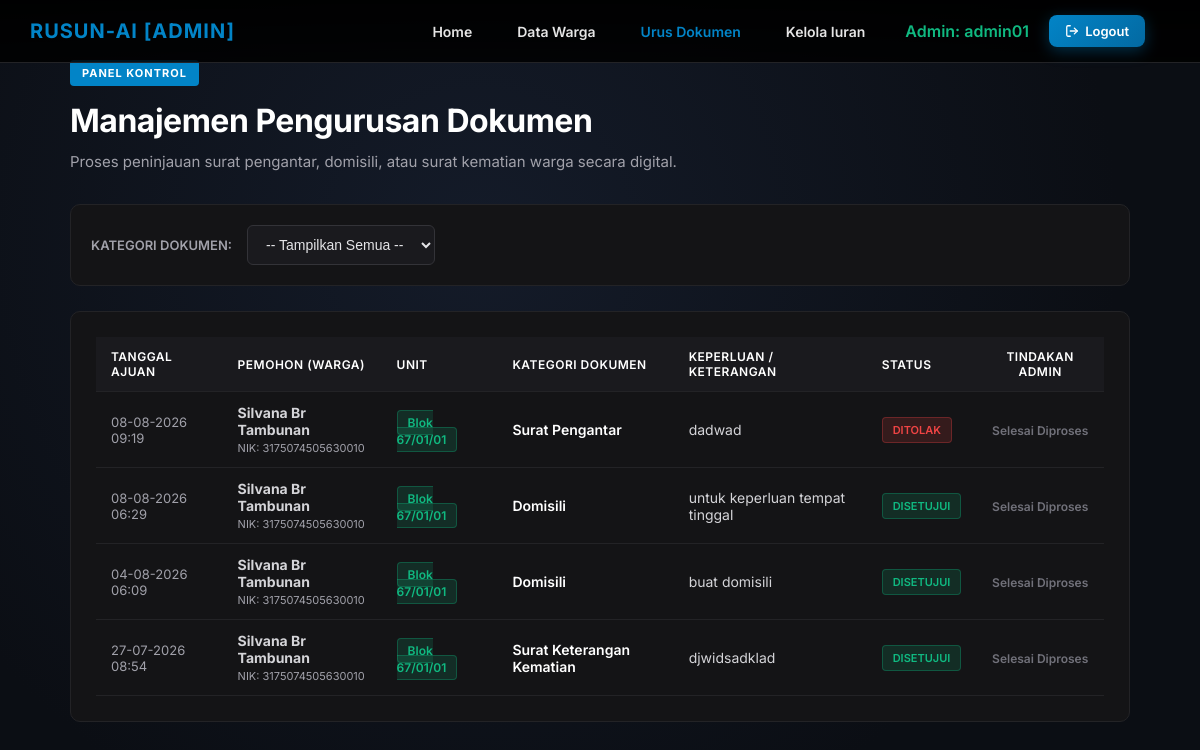
/admin_surat.php (signed in), run on the app's committed database.
### tables this page shows
CREATE TABLE `surat_pengantar` (
  `id_surat` int(11) NOT NULL,
  `id_warga` int(11) NOT NULL,
  `jenis_surat` varchar(100) NOT NULL,
  `keperluan` text NOT NULL,
  `status_pengajuan` enum('Pending','Disetujui','Ditolak') DEFAULT 'Pending',
  `tanggal_ajuan` timestamp NOT NULL DEFAULT current_timestamp()
);

CREATE TABLE `warga` (
  `id` int(11) NOT NULL,
  `nik` varchar(25) DEFAULT NULL,
  `no_kk` varchar(16) DEFAULT NULL,
  `nama` varchar(100) DEFAULT NULL,
  `nama_panggilan` varchar(50) DEFAULT NULL,
  `tempat_lahir` varchar(100) DEFAULT NULL,
  `tanggal_lahir` date DEFAULT NULL,
  `jenis_kelamin` enum('Laki-laki','Perempuan') NOT NULL,
  `agama` varchar(30) DEFAULT NULL,
  `pekerjaan` varchar(50) DEFAULT NULL,
  `no_hp` varchar(15) DEFAULT NULL,
  `alamat` varchar(100) DEFAULT NULL,
  `status_tinggal` varchar(100) DEFAULT NULL
);

### admin_surat.php (the view, shortened to what this page needs)
<?php
include 'koneksi.php';
$filter_jenis = isset($_GET['jenis_surat']) ? $_GET['jenis_surat'] : 'Semua';
$query_surat = "SELECT s.*, w.nama, w.nik, w.alamat
                FROM surat_pengantar s
                JOIN warga w ON s.id_warga = w.id";
$query_surat .= " ORDER BY s.tanggal_ajuan DESC";
$result_surat = $conn->query($query_surat);
?>
<!DOCTYPE html>
<html lang="id">
<head>
    <link rel="stylesheet" href="style.css">
</head>
<body>
<div class="navbar">
    <div class="navbar-menu-row" style="display: flex; justify-content: space-between; align-items: center; padding: 15px 30px; border-bottom: 1px solid #232326;">
        <div class="brand" style="font-weight: 700; font-size: 20px; text-transform: uppercase;">Rusun-AI [ADMIN]</div>
        <div class="menu" style="display: flex; align-items: center;">
            <a href="index_admin.php">Home</a>
            <a href="warga.php" style="margin-left: 20px;">Data Warga</a>
            <a href="admin_surat.php" class="active" style="margin-left: 20px;">Urus Dokumen</a>
            <a href="admin_iuran.php" style="margin-left: 20px;">Kelola Iuran</a>
            <span style="color: #10b981; font-weight: 600; margin-left: 15px;">Admin: <?php echo htmlspecialchars($_SESSION['username']); ?></span>
            <a href="logout.php" class="btn-logout">
                <svg width="14" height="14" viewBox="0 0 24 24" fill="none" stroke="currentColor" stroke-width="2.2" stroke-linecap="round" stroke-linejoin="round"><path d="M9 21H5a2 2 0 0 1-2-2V5a2 2 0 0 1 2-2h4"></path><polyline points="16 17 21 12 16 7"></polyline><line x1="21" y1="12" x2="9" y2="12"></line></svg>
                Logout
            </a>
        </div>
    </div>
</div>
<div class="container" style="padding-top: 40px; padding-bottom: 40px;">
    <div class="main-content">
        <div class="badge">Panel Kontrol</div>
        <h1>Manajemen Pengurusan Dokumen</h1>
        <p class="description">
            Proses peninjauan surat pengantar, domisili, atau surat kematian warga secara digital.
        </p>
        <div class="filter-box">
            <form method="GET" action="" style="display: flex; gap: 15px; align-items: center; width: 100%;">
                <label>Kategori Dokumen:</label>
                <select name="jenis_surat" class="select-custom" onchange="this.form.submit()">
                    <option value="Semua" <?php if($filter_jenis == 'Semua') echo 'selected'; ?>>-- Tampilkan Semua --</option>
                </select>
            </form>
        </div>
        <div class="table-wrapper">
            <div style="overflow-x: auto;">
                <table class="admin-table">
                    <thead>
                        <tr>
                            <th>Tanggal Ajuan</th>
                            <th>Pemohon (Warga)</th>
                            <th>Unit</th>
                            <th>Kategori Dokumen</th>
                            <th>Keperluan / Keterangan</th>
                            <th>Status</th>
                            <th style="text-align: center;">Tindakan Admin</th>
                        </tr>
                    </thead>
                    <tbody>
                        <?php if ($result_surat->num_rows == 0): ?>
                            <tr><td colspan="7" style="text-align:center; color:#71717a; padding: 30px;">Tidak ada permohonan dokumen dalam kategori ini.</td></tr>
                        <?php else: ?>
                            <?php while($row = $result_surat->fetch_assoc()): ?>
                                <tr>
                                    <td style="color:#a1a1aa; font-size:13px;"><?php echo date('d-m-Y H:i', strtotime($row['tanggal_ajuan'])); ?></td>
                                    <td><strong><?php echo htmlspecialchars($row['nama']); ?></strong><br><span style="font-size:11px; color:#a1a1aa;">NIK: <?php echo $row['nik']; ?></span></td>
                                    <td><span class='unit-badge'><?php echo htmlspecialchars($row['alamat']); ?></span></td>
                                    <td style="color: #fff; font-weight:600;"><?php echo htmlspecialchars($row['jenis_surat']); ?></td>
                                    <td><?php echo htmlspecialchars($row['keperluan']); ?></td>
                                    <td>
                                        <span class="badge-status <?php echo ($row['status_pengajuan'] == 'Pending') ? 'pending' : (($row['status_pengajuan'] == 'Disetujui') ? 'disetujui' : 'ditolak'); ?>">
                                            <?php echo $row['status_pengajuan']; ?>
                                        </span>
                                    </td>
                                    <td style="text-align: center;">
                                        <?php if($row['status_pengajuan'] == 'Pending'): ?>
                                            <a href="admin_surat.php?aksi=setuju&id=<?php echo $row['id_surat']; ?>" class="btn-action" style="background-color: #10b981;">Setujui</a>
                                            <a href="admin_surat.php?aksi=tolak&id=<?php echo $row['id_surat']; ?>" class="btn-action" style="background-color: #ef4444;">Tolak</a>
                                        <?php else: ?>
                                            <span style="color: #71717a; font-size: 12px; font-weight: 600;">Selesai Diproses</span>
                                        <?php endif; ?>
                                    </td>
                                </tr>
                            <?php endwhile; ?>
                        <?php endif; ?>
                    </tbody>
                </table>
            </div>
        </div>
    </div>
</div>
</body>
</html>

### style.css (style rules this page uses)
* { box-sizing: border-box; margin: 0; padding: 0; }
body { font-family: 'Inter', sans-serif; background-color: #0b0e14; color: #ffffff; overflow-x: hidden; }
.navbar { background: linear-gradient(to bottom, rgba(0,0,0,0.95) 0%, rgba(0,0,0,0.85) 100%); position: fixed; width: 100%; top: 0; z-index: 1000; display: flex; flex-direction: column; }
.navbar-menu-row { padding: 20px 50px; display: flex; justify-content: space-between; align-items: center; width: 100%; }
.navbar .brand { font-weight: 800; font-size: 24px; color: #0284c7; text-transform: uppercase; letter-spacing: 1px; text-decoration: none; }
.navbar .menu { display: flex; align-items: center; }
.navbar .menu a { color: #e5e5e5; text-decoration: none; margin-right: 25px; font-weight: 600; font-size: 14px; transition: color 0.3s; }
.navbar .menu a:not(.btn-login-nav):hover, .navbar .menu a.active { color: #ffffff; }
.container { padding: 160px 50px 50px 50px; min-height: 100vh; display: flex; flex-direction: column; gap: 40px; background: radial-gradient(circle at 40% 30%, #141b29 0%, #0b0e14 70%); }
.main-content { flex: 1.3; padding-right: 20px; }
.badge { background-color: #10b981; color: white; padding: 5px 10px; font-size: 11px; font-weight: 700; text-transform: uppercase; border-radius: 4px; display: inline-block; margin-bottom: 15px; letter-spacing: 1px; }
h1 { font-size: 40px; font-weight: 700; color: #ffffff; margin: 0 0 10px 0; letter-spacing: -0.5px; }
.description { font-size: 15px; color: #cccccc; line-height: 1.6; margin-bottom: 30px; max-width: 600px; }

### data on the page
surat_pengantar: tanggal_ajuan "08-08-2026 09:19", id_warga.nama "Silvana Br Tambunan", id_warga.nik "3175074505630010", id_warga.alamat "Blok 67/01/01", jenis_surat "Surat Pengantar", keperluan "dadwad", status_pengajuan "DITOLAK", shows "Selesai Diproses"
surat_pengantar: tanggal_ajuan "08-08-2026 06:29", id_warga.nama "Silvana Br Tambunan", id_warga.nik "3175074505630010", id_warga.alamat "Blok 67/01/01", jenis_surat "Domisili", keperluan "untuk keperluan tempat tinggal", status_pengajuan "DISETUJUI", shows "Selesai Diproses"
surat_pengantar: tanggal_ajuan "04-08-2026 06:09", id_warga.nama "Silvana Br Tambunan", id_warga.nik "3175074505630010", id_warga.alamat "Blok 67/01/01", jenis_surat "Domisili", keperluan "buat domisili", status_pengajuan "DISETUJUI", shows "Selesai Diproses"
surat_pengantar: tanggal_ajuan "27-07-2026 08:54", id_warga.nama "Silvana Br Tambunan", id_warga.nik "3175074505630010", id_warga.alamat "Blok 67/01/01", jenis_surat "Surat Keterangan Kematian", keperluan "djwidsadklad", status_pengajuan "DISETUJUI", shows "Selesai Diproses"

### other printed values
$_SESSION['username'] "admin01"
